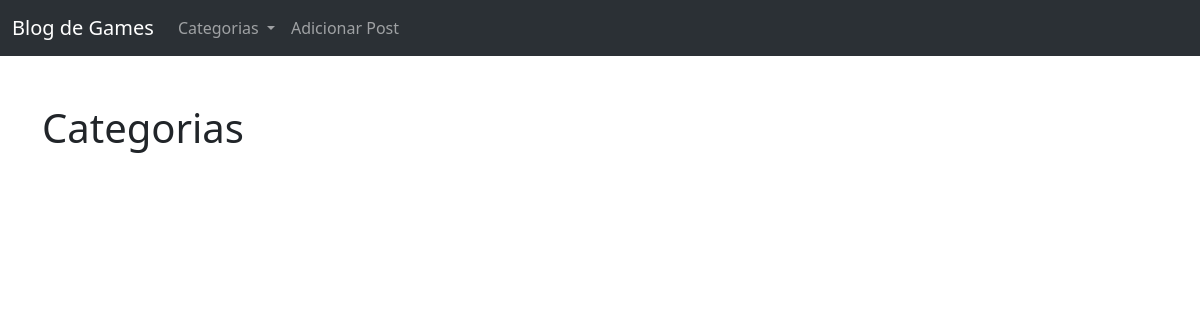
Before: /categorias/ with the older database file.
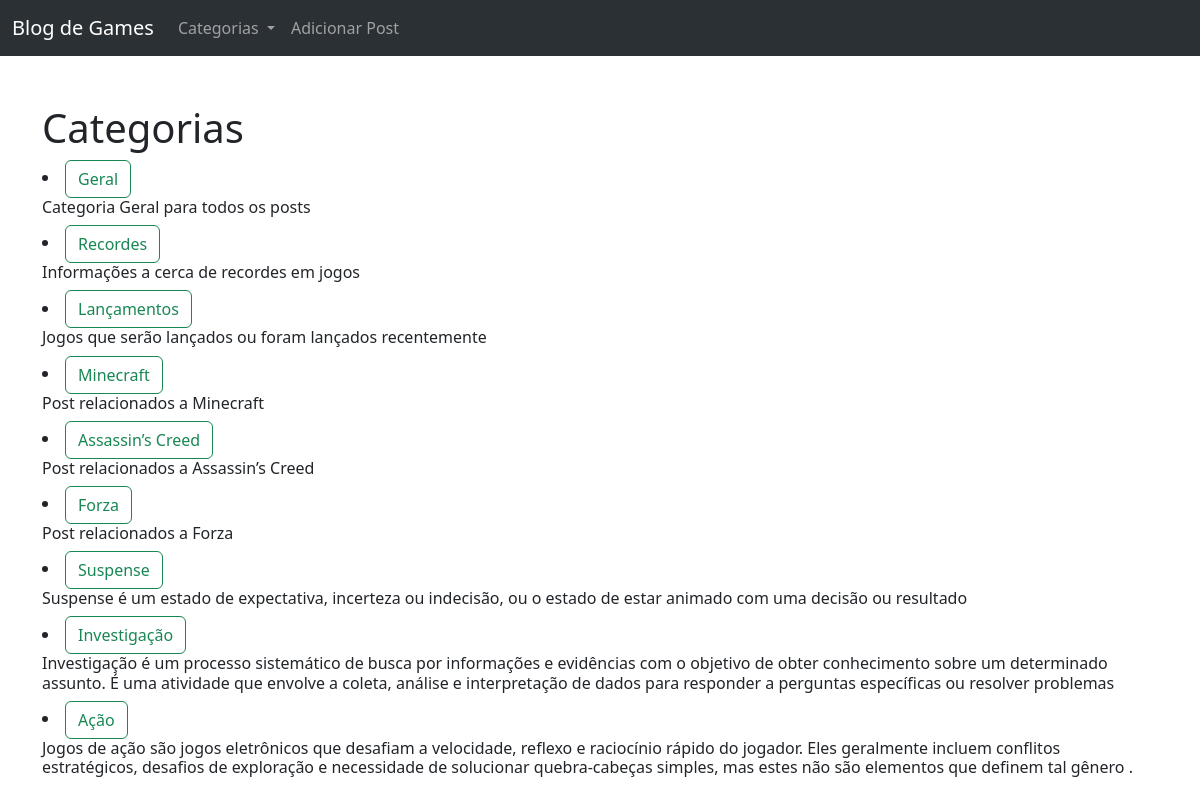
After: the same page with the newer database file.
### blogdegames/models.py (models this page shows, shortened)
class Category(models.Model):
    type = models.CharField(max_length=255)
    descrição = models.TextField()
    def __str__(self):
        return self.type

### blogdegames/views.py (the view)
# urls.py: path('categorias/', ViewTodasCategorias, name = "lista_categorias"),
def ViewTodasCategorias(request):
    categories_lista = Category.objects.all()
    return render(request,"categories_list.html",{'categories_lista':categories_lista })

### blogdegames/templates/categories_list.html (shortened to what this page needs)
<!DOCTYPE html>
<html lang="en">
<head>
    {% extends 'base.html' %}
    {% block content %}
    <h1>Categorias</h1>
    {% for item in categories_lista %}
    <li><a class="btn btn-outline-success" href="{% url 'Category' item %}">{{item}}</a></li>
    <h6>{{item.descrição}}</h6>
    {% endfor %}
    {% endblock %}

### blogdegames/templates/base.html (shortened to what this page needs)
<!doctype html>
<html lang="en">
  <head>
    <link href="https://cdn.jsdelivr.net/npm/bootstrap@5.3.2/dist/css/bootstrap.min.css" rel="stylesheet">
  </head>
  <body>
    <nav class="navbar navbar-expand-lg bg-body-tertiary" data-bs-theme="dark">
        <div class="container-fluid">
          <a class="navbar-brand" href="{% url 'home' %}">Blog de Games</a>
          <div class="collapse navbar-collapse" id="navbarSupportedContent">
            <ul class="navbar-nav me-auto mb-2 mb-lg-0">
              <li class="nav-item dropdown">
                <a class="nav-link dropdown-toggle" href="#" role="button" data-bs-toggle="dropdown" aria-expanded="false">
                  Categorias
                </a>
              </li>
              <li class="nav-item">
                <a class="nav-link" href="{% url 'add_post' %}">Adicionar Post</a>
              </li>
            </ul>
          </div>
        </div>
      </nav>
    <br/><br/>
    <div class="container">
        {% block content %}
        {% endblock %}
    </div>
  </body>
</html>

Changed rows visible on the page:
added Category: type "Geral", descrição "Categoria Geral para todos os posts"
added Category: type "Recordes", descrição "Informações a cerca de recordes em jogos"
added Category: type "Lançamentos", descrição "Jogos que serão lançados ou foram lançados recentemente"
added Category: type "Minecraft", descrição "Post relacionados a Minecraft"
added Category: type "Assassin’s Creed", descrição "Post relacionados a Assassin’s Creed"
added Category: type "Forza", descrição "Post relacionados a Forza"
added Category: type "Suspense", descrição "Suspense é um estado de expectativa, incerteza ou indecisão, ou o estado de estar animado com uma decisão ou resultado"
added Category: type "Investigação", descrição "Investigação é um processo sistemático de busca por informações e evidências com o objetivo de obter conhecimento sobre um determinado assunto. É uma atividade que envolve a coleta, análise e interpretação de dados para responder a perguntas específicas ou resolver problemas"
added Category: type "Ação", descrição "Jogos de ação são jogos eletrônicos que desafiam a velocidade, reflexo e raciocínio rápido do jogador. Eles geralmente incluem conflitos estratégicos, desafios de exploração e necessidade de solucionar quebra-cabeças simples, mas estes não são elementos que definem tal gênero ."
